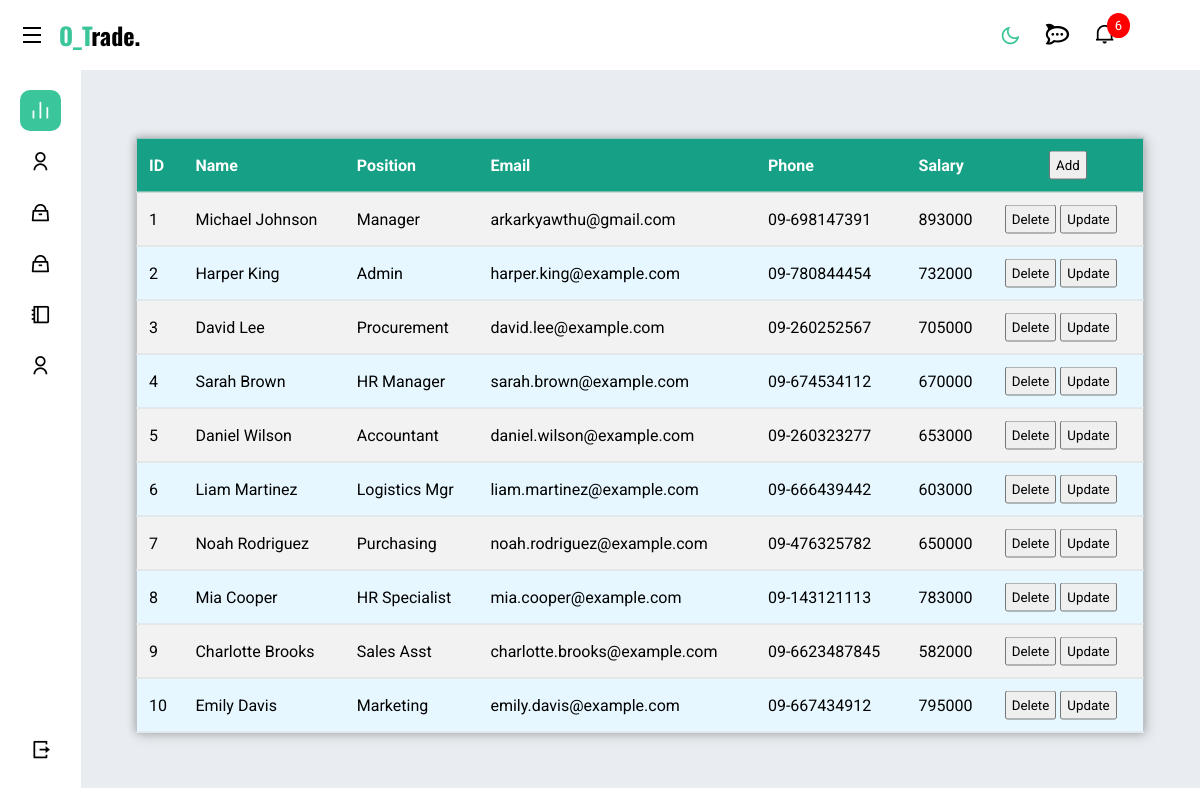
Page /staff.php on the committed database.
### tables this page shows
CREATE TABLE `staff` (
  `Staff_ID` int(11) NOT NULL,
  `Name` varchar(30) DEFAULT NULL,
  `Position` varchar(30) DEFAULT NULL,
  `Email` varchar(30) DEFAULT NULL,
  `Phone` varchar(30) NOT NULL,
  `Salary` int(30) NOT NULL
);

### staff.php (the view, shortened to what this page needs)
<?php
include ("admin_header.php");
?>
<!DOCTYPE html>
<html lang="en">
<head>
</head>
<body>
<div class="main--container">
    <table>
    <tr id="header">
            <th>ID</th>
            <th>Name</th>
            <th>Position</th>
            <th>Email</th>
            <th>Phone</th>
            <th>Salary</th>
            <?php
            echo "
            <th style='text-align:center;'><a href='addStaff.php'><button style='padding:5px;'>Add</button></a></th>";
        ?>
        </tr>
        <?php
        $select="SELECT * from staff";
    $qw=mysqli_query($connect,$select);
    while($row =mysqli_fetch_assoc($qw)) {
        $Staff_id=$row['Staff_ID'];
        $Name=$row['Name'];
        $position=$row['Position'];
         $Email=$row['Email'];
          $Phone=$row['Phone'];
          $Salary=$row['Salary'];
        ?>
         <tr>
            <td><?php echo $Staff_id?></td>
            <td><?php echo $Name?> </td>
            <td><?php echo $position?>  </td>
            <td><?php echo $Email?></td>
            <td><?php echo $Phone?> </td>
            <td><?php echo $Salary?></td>
            <?php echo "
        <td>
            <a href='staff.php?id=$Staff_id'><button style='padding:5px;'>Delete</button></a>
            <a href='updateStaff.php?id=$Staff_id'><button style='padding:5px;'>Update</button></a>
        </td>";
}
?>
        </tr>
    </table>
</div>
</body>
</html>

### css/admin.css (style rules this page uses)
* { margin: 0; padding: 0; box-sizing: border-box; font-family: 'Roboto', sans-serif; }
:root { --bg-color-first:#fff; --bg-color-second:#e9edf1; --bg-color-third:#3bc59a; --text-color-first:#000; --text-color-second:#3d3c3c; --text-color-third:#3bc59a; --hover-text-color:#fff; --bg-card-1:#ecd765; --bg-card-2:#7f91f9; --bg-card-3:#eec79c; --bg-card-4:#cb84f9; --more-and-less:#555; }
a { text-decoration: none; }
.main--container { position: absolute; top: 0; right: 0; height: 100%; width: calc(100% - 300px); padding: 30px; overflow-y: scroll; overflow-x: hidden; background-color: var(--bg-color-second); z-index: 2; }
th, td { border: 0px solid #ddd; padding: 8px; border: 2px; text-align: right; }
tr:nth-child(even) { background-color: #f2f2f2; }
tr:nth-child(odd) { background-color: #e6f7ff; }
@media screen and (max-width:1325px) { .main--container { width: calc(100% - 80px); } }

### staff.php (style rules this page uses)
body { padding: 0px; margin: 0; font-family: Verdana, Geneva, Tahoma, sans-serif; }
table { position: absolute; left: 50%; top: 50%; transform: translate(-50%, -50%); border-collapse: collapse; width:90%; height: 200px; border: 1px solid #bdc3c7; box-shadow: 2px 2px 12px rgba(0, 0, 0, 0.2), -1px -1px 8px rgba(0, 0, 0, 0.2); }
tr { transition: all .2s ease-in; cursor: pointer; }
th, td { padding: 12px; text-align: left; border-bottom: 1px solid #ddd; }
#header { background-color: #16a085; color: #fff; }

### rows in the picture
staff: Staff_ID "1", Name "Michael Johnson", Position "Manager", Email "arkarkyawthu@gmail.com", Phone "09-698147391", Salary "893000"
staff: Staff_ID "2", Name "Harper King", Position "Admin", Email "harper.king@example.com", Phone "09-780844454", Salary "732000"
staff: Staff_ID "3", Name "David Lee", Position "Procurement", Email "david.lee@example.com", Phone "09-260252567", Salary "705000"
staff: Staff_ID "4", Name "Sarah Brown", Position "HR Manager", Email "sarah.brown@example.com", Phone "09-674534112", Salary "670000"
staff: Staff_ID "5", Name "Daniel Wilson", Position "Accountant", Email "daniel.wilson@example.com", Phone "09-260323277", Salary "653000"
staff: Staff_ID "6", Name "Liam Martinez", Position "Logistics Mgr", Email "liam.martinez@example.com", Phone "09-666439442", Salary "603000"
staff: Staff_ID "7", Name "Noah Rodriguez", Position "Purchasing", Email "noah.rodriguez@example.com", Phone "09-476325782", Salary "650000"
staff: Staff_ID "8", Name "Mia Cooper", Position "HR Specialist", Email "mia.cooper@example.com", Phone "09-143121113", Salary "783000"
staff: Staff_ID "9", Name "Charlotte Brooks", Position "Sales Asst", Email "charlotte.brooks@example.com", Phone "09-6623487845", Salary "582000"
staff: Staff_ID "10", Name "Emily Davis", Position "Marketing", Email "emily.davis@example.com", Phone "09-667434912", Salary "795000"

### other values in the picture
$noti "6"
